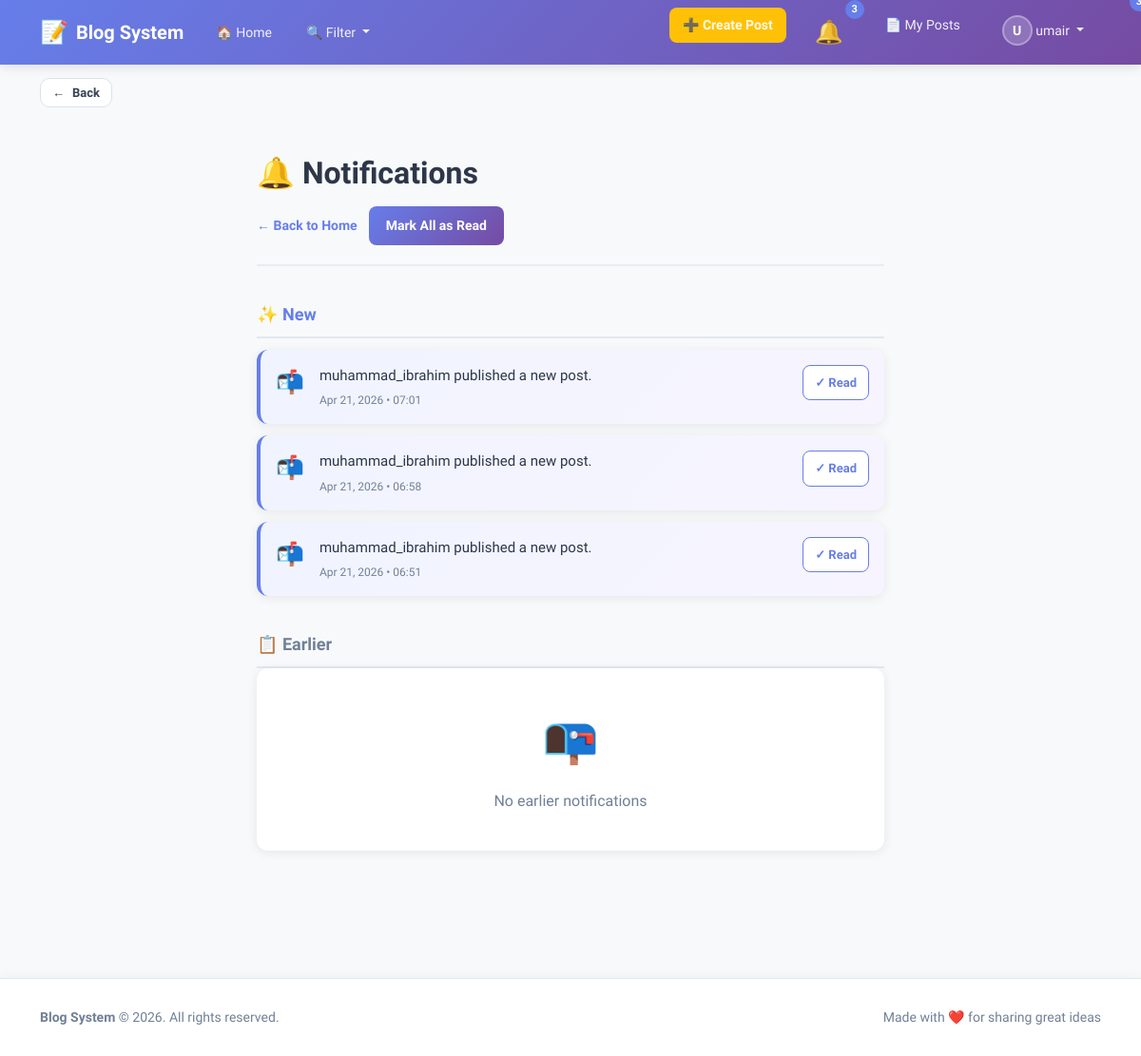
Page /notifications/ (signed in) on the earlier database version.
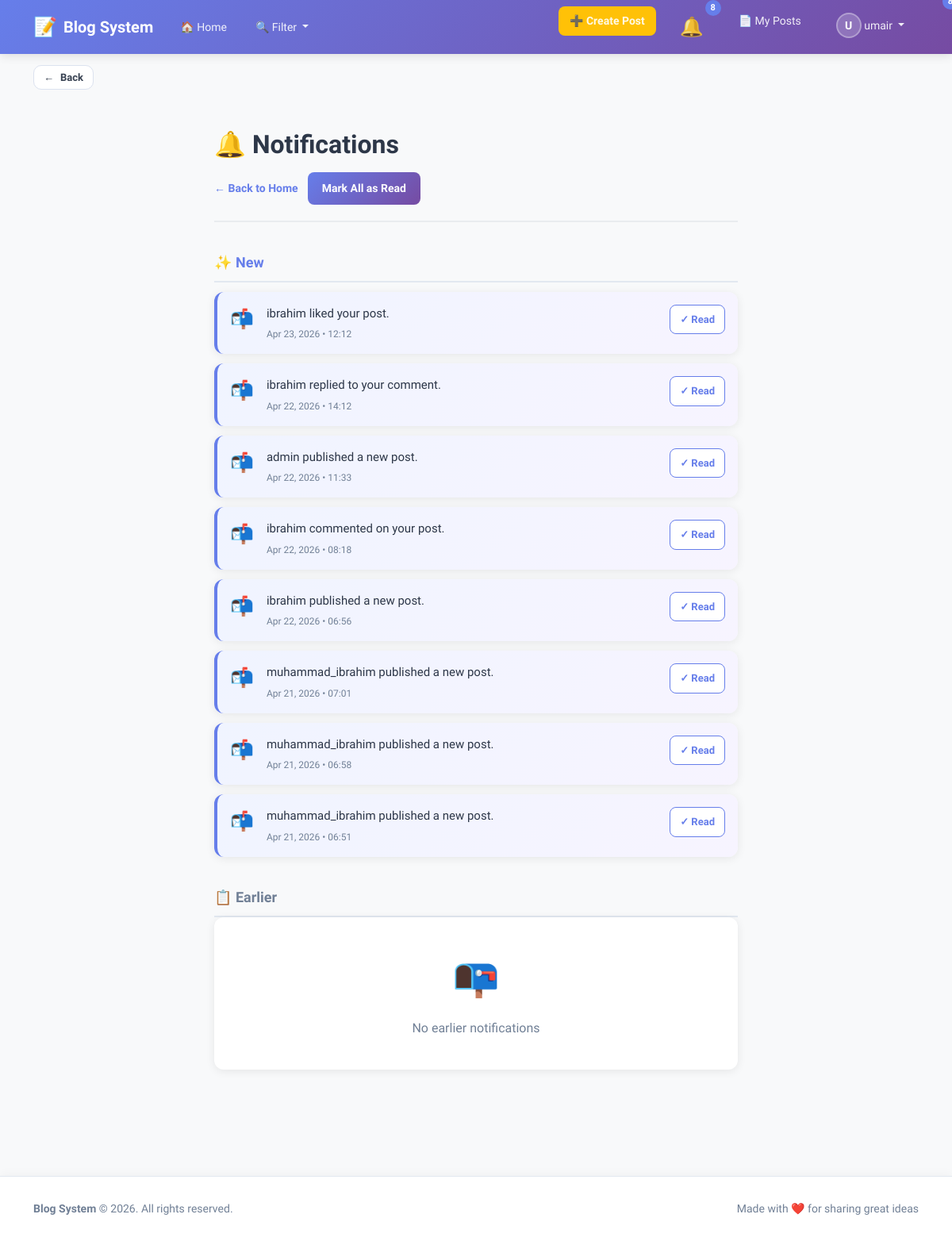
Same page on the later database version.
### blog/models.py (models this page shows, shortened)
class Notification(models.Model):
    user = models.ForeignKey(settings.AUTH_USER_MODEL, on_delete=models.CASCADE)
    post = models.ForeignKey(Post, on_delete=models.CASCADE, related_name='notifications')
    message = models.TextField()
    is_read = models.BooleanField(default=False)
    created_at = models.DateTimeField(auto_now_add=True)
    sender = models.ForeignKey(CustomUser, on_delete=models.CASCADE, related_name='notifications_sent')

### blog/views.py (the view)
# urls.py: path('notifications/',notifications_list_view, name='notifications_list'),
@login_required
def notifications_list_view(request):
    new_notifications = Notification.objects.filter(user=request.user, is_read=False).order_by("-created_at")
    old_notifications = Notification.objects.filter(user=request.user, is_read=True).order_by("-created_at")
    return render(request, "notifications/list.html", {"new_notifications": new_notifications, "old_notifications": old_notifications,})

### blog/context_processors.py (called while the page is built)
def notifications_badge(request):
    if request.user.is_authenticated:
        unread_count = Notification.objects.filter(user=request.user, is_read=False).count()
    else:
        unread_count = 0
    return {"unread_notifications_count": unread_count}

def navbar_context(request):
    all_categories = Category.objects.all().order_by("name")
    selected_category_ids = []
    if request.GET:
        selected_category_ids = [int(id) for id in request.GET.getlist("categories") if id and id != "all"]
    return {
        "all_categories": all_categories,
        "selected_category_ids": selected_category_ids,
    }

### templates/notifications/list.html (shortened to what this page needs)
{% extends "base.html" %}
{% block content %}
<link rel="stylesheet" href="https://cdn.jsdelivr.net/npm/bootstrap@5.3.0/dist/css/bootstrap.min.css">
<div class="notifications-container">
    <div class="page-header">
        <h1>🔔 Notifications</h1>
        <div class="header-actions">
            <a href="{% url 'blog:home' %}" class="btn-back">← Back to Home</a>
            <form method="post" action="{% url 'blog:mark_all_read' %}" style="margin: 0;">
                <button type="submit" class="btn-mark-all">Mark All as Read</button>
            </form>
        </div>
    </div>
    <div class="section-divider">
        <h2 class="section-title new">
            <span>✨ New</span>
            {% if new_notifications %}
                <span class="notification-badge">{{ new_notifications|length }}</span>
            {% endif %}
        </h2>
        {% if new_notifications %}
            {% for n in new_notifications %}
                <div class="notification-item new">
                    <div class="notification-icon">📬</div>
                    <div class="notification-content">
                        <p class="notification-message">{{ n.message }}</p>
                        <div class="notification-time">{{ n.created_at|date:"M d, Y • H:i" }}</div>
                    </div>
                    <div class="notification-actions">
                        <form method="post" action="{% url 'blog:mark_read' n.id %}" style="margin: 0;">
                            <button type="submit" class="btn-mark-read">
                                ✓ Read
                            </button>
                        </form>
                    </div>
                </div>
            {% endfor %}
        {% else %}
            <div class="empty-state">
                <div class="empty-state-icon">📭</div>
                <p class="empty-state-text">No new notifications</p>
            </div>
        {% endif %}
    </div>
    <div class="section-divider">
        <h2 class="section-title old">
            <span>📋 Earlier</span>
        </h2>
        {% if old_notifications %}
            {% for n in old_notifications %}
                <div class="notification-item old">
                    <div class="notification-icon">📪</div>
                    <div class="notification-content">
                        <p class="notification-message">{{ n.message }}</p>
                        <div class="notification-time">{{ n.created_at|date:"M d, Y • H:i" }}</div>
                    </div>
                </div>
            {% endfor %}
        {% else %}
            <div class="empty-state">
                <div class="empty-state-icon">📭</div>
                <p class="empty-state-text">No earlier notifications</p>
            </div>
        {% endif %}
    </div>
</div>
{% endblock %}

### templates/includes/navbar.html (shortened to what this page needs)
<nav class="navbar navbar-expand-lg navbar-light">
    <div class="container">
        <a class="navbar-brand" href="{% url 'blog:home' %}">
            <span class="brand-icon">📝</span>
            <strong>Blog System</strong>
        </a>
        <div class="collapse navbar-collapse" id="navbarContent">
            <ul class="navbar-nav me-auto">
                <li class="nav-item">
                    <a class="nav-link" href="{% url 'blog:home' %}">
                        🏠 Home
                    </a>
                </li>
                <li class="nav-item dropdown">
                    <a class="nav-link dropdown-toggle filter-toggle" href="#" id="filterDropdown" role="button" data-bs-toggle="dropdown" aria-expanded="false">
                        🔍 Filter
                    </a>
                </li>
            </ul>
            <ul class="navbar-nav ms-auto">
                {% if user.is_authenticated %}
                    <li class="nav-item me-2">
                        <a class="nav-link btn-create-post" href="{% url 'blog:create_post' %}">
                            ➕ Create Post
                        </a>
                    </li>
                    <li class="nav-item me-2">
                        <a class="nav-link notifications-link" href="{% url 'blog:notifications_list' %}">
                            <span class="notification-icon">🔔</span>
                            <span class="notification-badge" id="notif-count">{{ unread_notifications_count }}</span>
                        </a>
                    </li>
                    <li class="nav-item me-2">
                        <a class="nav-link" href="{% url 'blog:my_posts' %}">
                            📄 My Posts
                        </a>
                    </li>
                    <li class="nav-item dropdown">
                        <a class="nav-link dropdown-toggle user-dropdown" href="#" id="userDropdown" role="button" data-bs-toggle="dropdown" aria-expanded="false">
                            <span class="user-avatar">{{ user.username|first|upper }}</span>
                            {{ user.username }}
                        </a>
                    </li>
                {% endif %}
            </ul>
        </div>
    </div>
</nav>

Differences in the rows shown:
added Notification: message "ibrahim liked your post.", created_at "Apr 23, 2026 • 12:12"
added Notification: message "ibrahim replied to your comment.", created_at "Apr 22, 2026 • 14:12"
added Notification: message "admin published a new post.", created_at "Apr 22, 2026 • 11:33"
added Notification: message "ibrahim commented on your post.", created_at "Apr 22, 2026 • 08:18"
added Notification: message "ibrahim published a new post.", created_at "Apr 22, 2026 • 06:56"
Other differences:
{{ unread_notifications_count }}: "3" → "8"
